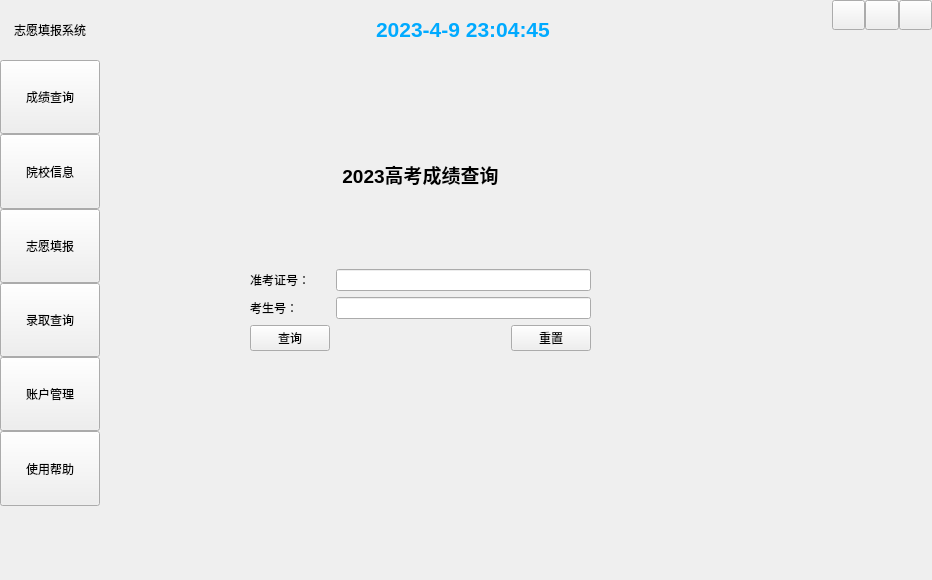
<?xml version="1.0" encoding="UTF-8"?>
<ui version="4.0">
 <class>MainWidget</class>
 <widget class="QWidget" name="MainWidget">
  <property name="geometry">
   <rect>
    <x>0</x>
    <y>0</y>
    <width>932</width>
    <height>580</height>
   </rect>
  </property>
  <property name="windowTitle">
   <string>MainWidget</string>
  </property>
  <layout class="QGridLayout" name="gridLayout">
   <property name="leftMargin">
    <number>0</number>
   </property>
   <property name="topMargin">
    <number>0</number>
   </property>
   <property name="rightMargin">
    <number>0</number>
   </property>
   <property name="bottomMargin">
    <number>0</number>
   </property>
   <property name="spacing">
    <number>0</number>
   </property>
   <item row="0" column="0" colspan="2">
    <widget class="QWidget" name="widgetTop" native="true">
     <property name="minimumSize">
      <size>
       <width>0</width>
       <height>60</height>
      </size>
     </property>
     <property name="maximumSize">
      <size>
       <width>16777215</width>
       <height>60</height>
      </size>
     </property>
     <layout class="QHBoxLayout" name="horizontalLayout">
      <property name="leftMargin">
       <number>0</number>
      </property>
      <property name="topMargin">
       <number>0</number>
      </property>
      <property name="rightMargin">
       <number>0</number>
      </property>
      <property name="bottomMargin">
       <number>0</number>
      </property>
      <item>
       <widget class="QLabel" name="labTitle">
        <property name="minimumSize">
         <size>
          <width>100</width>
          <height>0</height>
         </size>
        </property>
        <property name="maximumSize">
         <size>
          <width>100</width>
          <height>16777215</height>
         </size>
        </property>
        <property name="styleSheet">
         <string notr="true"/>
        </property>
        <property name="text">
         <string>志愿填报系统</string>
        </property>
        <property name="alignment">
         <set>Qt::AlignCenter</set>
        </property>
       </widget>
      </item>
      <item>
       <spacer name="horizontalSpacer1">
        <property name="orientation">
         <enum>Qt::Horizontal</enum>
        </property>
        <property name="sizeType">
         <enum>QSizePolicy::Expanding</enum>
        </property>
        <property name="sizeHint" stdset="0">
         <size>
          <width>60</width>
          <height>20</height>
         </size>
        </property>
       </spacer>
      </item>
      <item>
       <widget class="QLabel" name="labTime">
        <property name="text">
         <string>&lt;html&gt;&lt;head/&gt;&lt;body&gt;&lt;p&gt;&lt;span style=&quot; font-size:16pt; font-weight:700; color:#00aaff;&quot;&gt;2023-4-9 23:04:45&lt;/span&gt;&lt;/p&gt;&lt;/body&gt;&lt;/html&gt;</string>
        </property>
       </widget>
      </item>
      <item>
       <widget class="QWidget" name="widgetNavTop" native="true">
        <layout class="QHBoxLayout" name="horizontalLayout_2">
         <property name="spacing">
          <number>0</number>
         </property>
         <property name="leftMargin">
          <number>0</number>
         </property>
         <property name="topMargin">
          <number>0</number>
         </property>
         <property name="rightMargin">
          <number>0</number>
         </property>
         <property name="bottomMargin">
          <number>0</number>
         </property>
         <item>
          <spacer name="horizontalSpacer2">
           <property name="orientation">
            <enum>Qt::Horizontal</enum>
           </property>
           <property name="sizeType">
            <enum>QSizePolicy::Expanding</enum>
           </property>
           <property name="sizeHint" stdset="0">
            <size>
             <width>40</width>
             <height>20</height>
            </size>
           </property>
          </spacer>
         </item>
        </layout>
       </widget>
      </item>
      <item>
       <widget class="QWidget" name="widgetMenu" native="true">
        <property name="maximumSize">
         <size>
          <width>100</width>
          <height>16777215</height>
         </size>
        </property>
        <layout class="QGridLayout" name="gridLayout_2">
         <property name="leftMargin">
          <number>0</number>
         </property>
         <property name="topMargin">
          <number>0</number>
         </property>
         <property name="rightMargin">
          <number>0</number>
         </property>
         <property name="bottomMargin">
          <number>0</number>
         </property>
         <property name="spacing">
          <number>0</number>
         </property>
         <item row="1" column="1" colspan="3">
          <spacer name="verticalSpacer1">
           <property name="orientation">
            <enum>Qt::Vertical</enum>
           </property>
           <property name="sizeHint" stdset="0">
            <size>
             <width>20</width>
             <height>10</height>
            </size>
           </property>
          </spacer>
         </item>
         <item row="0" column="1">
          <widget class="QPushButton" name="btnMenu_Min">
           <property name="sizePolicy">
            <sizepolicy hsizetype="Minimum" vsizetype="Expanding">
             <horstretch>0</horstretch>
             <verstretch>0</verstretch>
            </sizepolicy>
           </property>
           <property name="minimumSize">
            <size>
             <width>30</width>
             <height>30</height>
            </size>
           </property>
           <property name="cursor">
            <cursorShape>ArrowCursor</cursorShape>
           </property>
           <property name="focusPolicy">
            <enum>Qt::NoFocus</enum>
           </property>
           <property name="toolTip">
            <string>最小化</string>
           </property>
           <property name="text">
            <string/>
           </property>
          </widget>
         </item>
         <item row="0" column="3">
          <widget class="QPushButton" name="btnMenu_Close">
           <property name="sizePolicy">
            <sizepolicy hsizetype="Minimum" vsizetype="Expanding">
             <horstretch>0</horstretch>
             <verstretch>0</verstretch>
            </sizepolicy>
           </property>
           <property name="minimumSize">
            <size>
             <width>30</width>
             <height>30</height>
            </size>
           </property>
           <property name="cursor">
            <cursorShape>ArrowCursor</cursorShape>
           </property>
           <property name="focusPolicy">
            <enum>Qt::NoFocus</enum>
           </property>
           <property name="toolTip">
            <string>关闭</string>
           </property>
           <property name="text">
            <string/>
           </property>
          </widget>
         </item>
         <item row="0" column="2">
          <widget class="QPushButton" name="btnMenu_Max">
           <property name="sizePolicy">
            <sizepolicy hsizetype="Minimum" vsizetype="Expanding">
             <horstretch>0</horstretch>
             <verstretch>0</verstretch>
            </sizepolicy>
           </property>
           <property name="minimumSize">
            <size>
             <width>30</width>
             <height>30</height>
            </size>
           </property>
           <property name="focusPolicy">
            <enum>Qt::NoFocus</enum>
           </property>
           <property name="text">
            <string/>
           </property>
          </widget>
         </item>
        </layout>
       </widget>
      </item>
     </layout>
    </widget>
   </item>
   <item row="1" column="0">
    <widget class="QWidget" name="widgetNavLeft" native="true">
     <property name="minimumSize">
      <size>
       <width>100</width>
       <height>0</height>
      </size>
     </property>
     <property name="maximumSize">
      <size>
       <width>100</width>
       <height>16777215</height>
      </size>
     </property>
     <layout class="QVBoxLayout" name="verticalLayout">
      <property name="spacing">
       <number>0</number>
      </property>
      <property name="leftMargin">
       <number>0</number>
      </property>
      <property name="topMargin">
       <number>0</number>
      </property>
      <property name="rightMargin">
       <number>0</number>
      </property>
      <property name="bottomMargin">
       <number>0</number>
      </property>
      <item>
       <widget class="QToolButton" name="tbtn1">
        <property name="sizePolicy">
         <sizepolicy hsizetype="Expanding" vsizetype="Expanding">
          <horstretch>0</horstretch>
          <verstretch>0</verstretch>
         </sizepolicy>
        </property>
        <property name="text">
         <string>成绩查询</string>
        </property>
       </widget>
      </item>
      <item>
       <widget class="QToolButton" name="tbtn2">
        <property name="sizePolicy">
         <sizepolicy hsizetype="Expanding" vsizetype="Expanding">
          <horstretch>0</horstretch>
          <verstretch>0</verstretch>
         </sizepolicy>
        </property>
        <property name="text">
         <string>院校信息</string>
        </property>
       </widget>
      </item>
      <item>
       <widget class="QToolButton" name="tbtn3">
        <property name="sizePolicy">
         <sizepolicy hsizetype="Expanding" vsizetype="Expanding">
          <horstretch>0</horstretch>
          <verstretch>0</verstretch>
         </sizepolicy>
        </property>
        <property name="text">
         <string>志愿填报</string>
        </property>
       </widget>
      </item>
      <item>
       <widget class="QToolButton" name="tbtn4">
        <property name="sizePolicy">
         <sizepolicy hsizetype="Expanding" vsizetype="Expanding">
          <horstretch>0</horstretch>
          <verstretch>0</verstretch>
         </sizepolicy>
        </property>
        <property name="text">
         <string>录取查询</string>
        </property>
       </widget>
      </item>
      <item>
       <widget class="QToolButton" name="tbtn5">
        <property name="sizePolicy">
         <sizepolicy hsizetype="Expanding" vsizetype="Expanding">
          <horstretch>0</horstretch>
          <verstretch>0</verstretch>
         </sizepolicy>
        </property>
        <property name="text">
         <string>账户管理</string>
        </property>
       </widget>
      </item>
      <item>
       <widget class="QToolButton" name="tbtn6">
        <property name="sizePolicy">
         <sizepolicy hsizetype="Expanding" vsizetype="Expanding">
          <horstretch>0</horstretch>
          <verstretch>0</verstretch>
         </sizepolicy>
        </property>
        <property name="text">
         <string>使用帮助</string>
        </property>
       </widget>
      </item>
      <item>
       <spacer name="verticalSpacer2">
        <property name="orientation">
         <enum>Qt::Vertical</enum>
        </property>
        <property name="sizeType">
         <enum>QSizePolicy::Expanding</enum>
        </property>
        <property name="sizeHint" stdset="0">
         <size>
          <width>40</width>
          <height>20</height>
         </size>
        </property>
       </spacer>
      </item>
     </layout>
    </widget>
   </item>
   <item row="1" column="1">
    <widget class="QWidget" name="widgetMain" native="true">
     <property name="sizePolicy">
      <sizepolicy hsizetype="Expanding" vsizetype="Preferred">
       <horstretch>0</horstretch>
       <verstretch>0</verstretch>
      </sizepolicy>
     </property>
     <layout class="QVBoxLayout" name="verticalLayout_2">
      <property name="leftMargin">
       <number>0</number>
      </property>
      <property name="topMargin">
       <number>0</number>
      </property>
      <property name="rightMargin">
       <number>0</number>
      </property>
      <property name="bottomMargin">
       <number>0</number>
      </property>
      <item>
       <widget class="QStackedWidget" name="stackedWidget">
        <widget class="QWidget" name="page">
         <widget class="QWidget" name="">
          <property name="geometry">
           <rect>
            <x>150</x>
            <y>100</y>
            <width>341</width>
            <height>191</height>
           </rect>
          </property>
          <layout class="QVBoxLayout" name="verticalLayout_5">
           <item>
            <widget class="QLabel" name="label">
             <property name="text">
              <string>&lt;html&gt;&lt;head/&gt;&lt;body&gt;&lt;p&gt;&lt;span style=&quot; font-size:14pt; font-weight:700;&quot;&gt;2023高考成绩查询&lt;/span&gt;&lt;/p&gt;&lt;/body&gt;&lt;/html&gt;</string>
             </property>
             <property name="alignment">
              <set>Qt::AlignCenter</set>
             </property>
            </widget>
           </item>
           <item>
            <spacer name="verticalSpacer">
             <property name="orientation">
              <enum>Qt::Vertical</enum>
             </property>
             <property name="sizeHint" stdset="0">
              <size>
               <width>20</width>
               <height>40</height>
              </size>
             </property>
            </spacer>
           </item>
           <item>
            <layout class="QGridLayout" name="gridLayout_3">
             <item row="0" column="0">
              <layout class="QVBoxLayout" name="verticalLayout_3">
               <item>
                <widget class="QLabel" name="label_2">
                 <property name="text">
                  <string>准考证号：</string>
                 </property>
                </widget>
               </item>
               <item>
                <widget class="QLabel" name="label_3">
                 <property name="text">
                  <string>考生号：</string>
                 </property>
                </widget>
               </item>
              </layout>
             </item>
             <item row="0" column="1">
              <layout class="QVBoxLayout" name="verticalLayout_4">
               <item>
                <widget class="QLineEdit" name="lineEdit_admissonNum"/>
               </item>
               <item>
                <widget class="QLineEdit" name="lineEdit_candidateNum"/>
               </item>
              </layout>
             </item>
             <item row="1" column="0">
              <widget class="QPushButton" name="btnQuery">
               <property name="text">
                <string>查询</string>
               </property>
              </widget>
             </item>
             <item row="1" column="1">
              <layout class="QHBoxLayout" name="horizontalLayout_3">
               <item>
                <spacer name="horizontalSpacer">
                 <property name="orientation">
                  <enum>Qt::Horizontal</enum>
                 </property>
                 <property name="sizeHint" stdset="0">
                  <size>
                   <width>40</width>
                   <height>20</height>
                  </size>
                 </property>
                </spacer>
               </item>
               <item>
                <widget class="QPushButton" name="btnReset">
                 <property name="text">
                  <string>重置</string>
                 </property>
                </widget>
               </item>
              </layout>
             </item>
            </layout>
           </item>
          </layout>
         </widget>
        </widget>
        <widget class="QWidget" name="page_2"/>
       </widget>
      </item>
     </layout>
    </widget>
   </item>
  </layout>
 </widget>
 <resources/>
 <connections/>
</ui>
